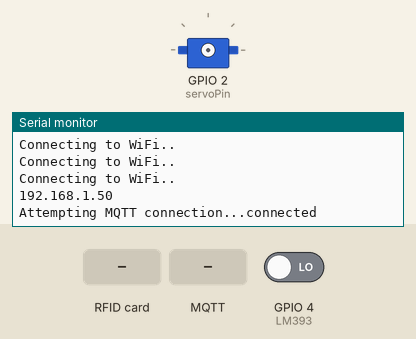
Simulated run of this sketch. Board: ESP32. Shown: servo, the last lines printed to the serial monitor. Wiring (inferred from the names in the program): servo: signal GPIO 2. The inputs (shaded band) are chosen by the test bench; at power-on: GPIO 4 (LM393) LOW. WiFi joins after 1.5 s; servers stay silent unless stated; uploads are accepted with an empty reply; random numbers use the default seed unless the sketch sets one; no MQTT or app messages arrive unless stated; servo pulses on a pin are drawn as a servo (544–2400 µs = 0–180°).

Above: at 2.8 s.
2.9 s: RFID card 5E 7A 19 C4 held to the reader
At 4.3 s:
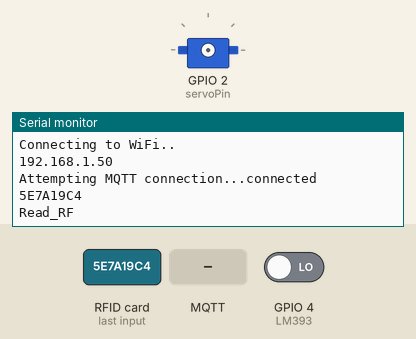
4.6 s: MQTT message "1" arrives on the first subscribed topic
At 6.7 s:
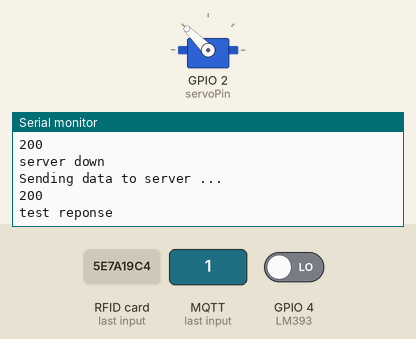

Measured:
- after the input at 2.9 s, the serial monitor: prints a new line after 0.21 s (image 1)
- after the input at 4.6 s, the serial monitor: prints a new line at once (image 2)

The sketch:

wayin.ino
```cpp
#include <Arduino.h>
#include <iostream>
#include <WiFi.h>

#include <MFRC522.h>
#include <SPI.h>
#include <PubSubClient.h>
#include <HTTPClient.h>
#include <WebServer.h>
#define Miso 19
#define Mosi 23
#define Sck 18
#define Sda 5
#define Rst 22
#define servoPin 2
#define LM393 4
const char* ssid = "ok";
const char* password = "tqnguyen";
String apikey = "esp3212345";
//int messageid;
#define NEUTRAL_PULSE_WIDTH 1500   // Neutral pulse width in microseconds
#define PERIOD 20000   // PWM period in microseconds (50 Hz)

#define MQTT_SERVER "broker.mqttdashboard.com"
#define MQTT_PORT 1883
#define MQTT_USER "parking"
#define MQTT_PASSWORD "123456"
#define MQTT_LDP_TOPIC "esp32/trigercam"
#define MQTT_CAR "esp32/car"

WiFiClient wifiClient;
PubSubClient client(wifiClient);
String carplate;

MFRC522 mfrc522(Sda,Rst);
String Id = "";
 String card;


void wificonnect()
{
  WiFi.begin(ssid, password);
  while (WiFi.status() != WL_CONNECTED) {
    delay(500);
    Serial.println("Connecting to WiFi..");
  }
  Serial.println(WiFi.localIP());
}

void opengate(){
  digitalWrite(servoPin, HIGH);
 delayMicroseconds(NEUTRAL_PULSE_WIDTH + 500); // 90 degrees * 10 microseconds per degree
  digitalWrite(servoPin, LOW);
  delay(1000);

}
void closegate()
{
 digitalWrite(servoPin, HIGH);
   delayMicroseconds(NEUTRAL_PULSE_WIDTH - 500); // 150 degrees * 10 microseconds per degree
  digitalWrite(servoPin, LOW);
  delay(1000);   // wait for a second
}

String readrfid()
{
  if (!mfrc522.PICC_IsNewCardPresent())
  {
    return "";
  }
  if (!mfrc522.PICC_ReadCardSerial())
  {
    return "";
  }
  for (byte i = 0; i < mfrc522.uid.size; i++)
  {
    Id.concat(String(mfrc522.uid.uidByte[i] < 0x10 ? "0" : ""));
    Id.concat(String(mfrc522.uid.uidByte[i], HEX));
  }
  Id.toUpperCase();

  card = Id;
  Id = "";
  Serial.println(card);

  return card;
}

//MQTT
void connect_to_broker() {
  while (!client.connected()) {
    Serial.print("Attempting MQTT connection...");
    String clientId = "IoTLab4";
    clientId += String(random(0xffff), HEX);
    if (client.connect(clientId.c_str(), MQTT_USER, MQTT_PASSWORD)) {
      Serial.println("connected");
      client.subscribe(MQTT_CAR);
    } else {
      Serial.print("failed, rc=");
      Serial.print(client.state());
      Serial.println(" try again in 2 seconds");
      delay(2000);
    }
  }
}

void callback(char* topic, byte *payload, unsigned int length) {
  Serial.println("-------new message from broker-----");
  Serial.print("topic: ");
  Serial.println(topic);

  Serial.print("Callback - ");
  Serial.print("Message:");
  for (int i = 0; i < length; i++) {
    Serial.print((char)payload[i]);
    carplate += (char)payload[i];
  }

}


void send_trigcam() {
  client.publish(MQTT_LDP_TOPIC, "1");
  delay(500);
}
void send_discam()
{
  client.publish(MQTT_LDP_TOPIC, "2");
  delay(100);
}
// triger RFID
void triggerRFID()
{
 if(digitalRead(LM393) == HIGH)
 {
  do
  {
   readrfid();
    client.loop();
  if (!client.connected()) {
    connect_to_broker();
  }
   send_trigcam();
  } while (Id == "" && carplate == "");
  opengate();
 }
 else
 {
  closegate();
  Serial.println(carplate);
  Serial.println(Id);
 }
}
String check ;
void SendData()
{
    Serial.println("Sending data to server ...");
    HTTPClient http;
    http.begin("http://192.168.166.43/parking/esppostdata.php");
    http.addHeader("Content-Type", "application/x-www-form-urlencoded");
    String httpRequestData = "api_key=" + apikey + "&id=" + card+ "&car=" + carplate;

    int httpResponseCode = http.POST(httpRequestData);
    if (httpResponseCode > 0) {
        String response = http.getString();
        Serial.println(httpResponseCode);
        Serial.println(response);
        check = response;
    }
    else {
        Serial.print("Error on sending POST: ");
        Serial.println(httpResponseCode);
        check = httpResponseCode;
    }
    http.end();
}

int delaytime = 2500;
unsigned long previousMillis = 0;
unsigned long currentMillis = millis();
void demo()
{
 if(digitalRead(LM393) == LOW)
 {
  while(readrfid()=="")
  {
     readrfid();

    delay(200);

  }
  Serial.println("Read_RF");
  send_trigcam();
  while(carplate =="" && carplate != "1" && carplate == carplate)
  {
   // client.loop();
   // if (!client.connected()) {
    // connect_to_broker();
   //}
   client.loop();
    if (!client.connected()) {
     connect_to_broker();
       send_trigcam();
    }

  }

  Serial.println(carplate);
  send_discam();
  SendData();
  if(check != "1")
  {
    Serial.println("server down");
    SendData();
  }
  carplate = "";
  opengate();
  Serial.println("test reponse");
Serial.println(check);
  while(digitalRead(LM393) == LOW)
  {

  }
  delay(2000);
  closegate();
}
}


void setup() {
  // put your setup code here, to run once:
  Serial.begin(115200);
  SPI.begin(Sck, Miso, Mosi, Sda);
   pinMode(servoPin, OUTPUT);
  mfrc522.PCD_Init();
  wificonnect();
  client.setServer(MQTT_SERVER, MQTT_PORT );
  client.setCallback(callback);
  connect_to_broker();

}

void loop() {
  // put your main code here, to run repeatedly:
  //  client.loop();
  // if (!client.connected()) {
  //   connect_to_broker();
  // }
 // triggerRFID();
demo();

}
```
